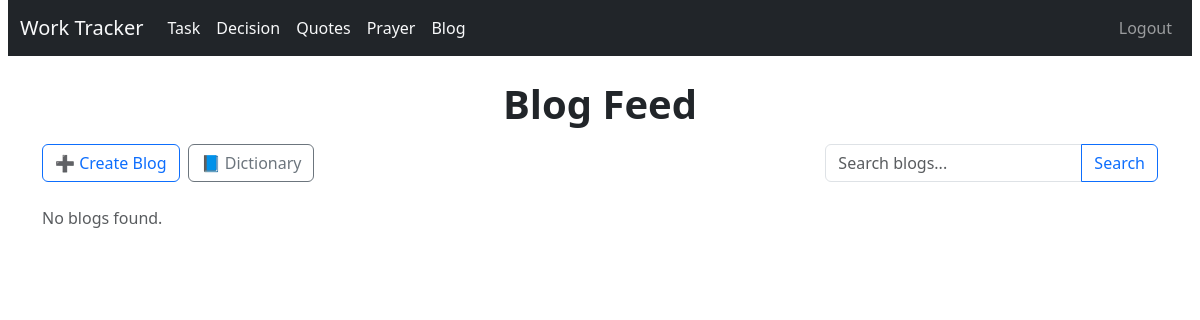
The page /blogs/ (signed in) on the database as committed earlier.
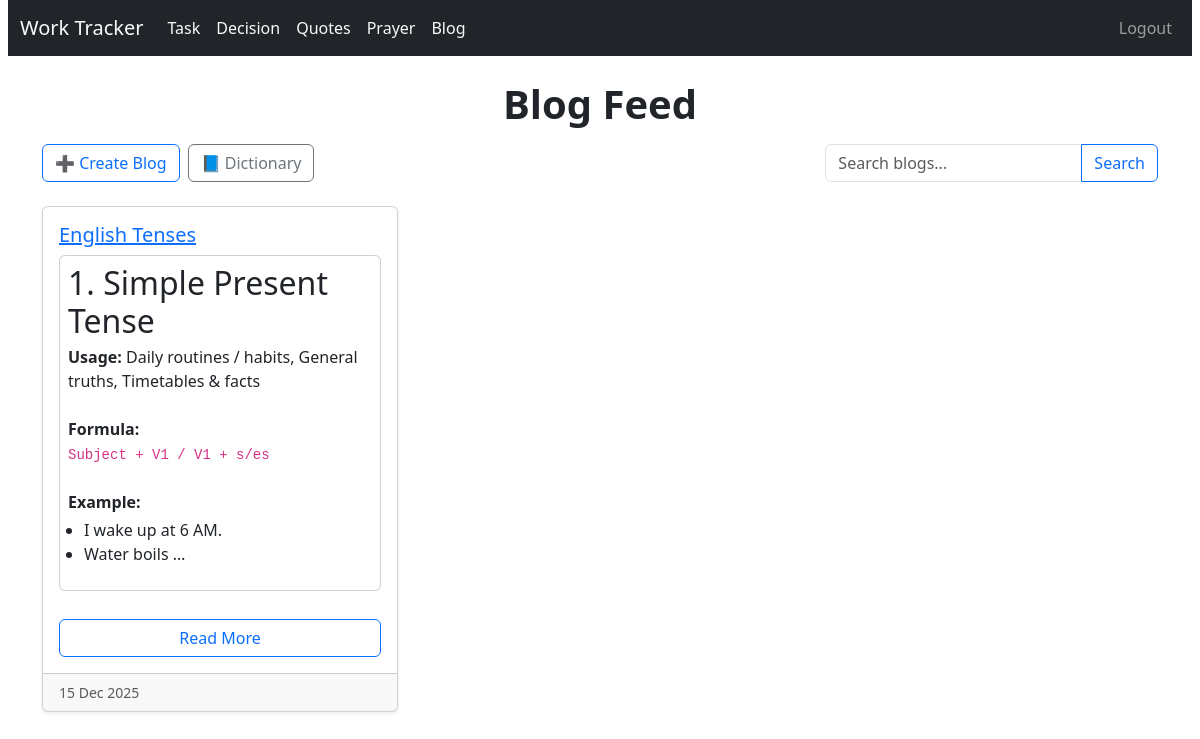
The same page on the database as committed later.
### blog/models.py (models this page shows, shortened)
class Blog(models.Model):
    title = models.CharField(max_length=200)
    content = models.TextField(help_text="HTML content allowed")
    created_at = models.DateTimeField(auto_now_add=True)
    pin = models.BooleanField(default=False)

### blog/views.py (the view)
# urls.py: path('', views.blog_list, name='blog_list'),
@login_required
def blog_list(request):
    query = request.GET.get('q', '')
    blogs = Blog.objects.all()
    if query:
        blogs = blogs.filter(
            Q(title__icontains=query) |
            Q(content__icontains=query)
        )
    blogs = blogs.order_by('-pin', 'title', '-created_at')
    return render(request, 'blog/blog_list.html', {'blogs': blogs, 'query': query})

### blog/templatetags/blog_extras.py (called while the page is built)
@register.filter
def remove_media(html):
    if not html:
        return ""
    html = re.sub(r'<img[^>]*>', '', html, flags=re.IGNORECASE)
    html = re.sub(r'<video[^>]*>.*?</video>', '', html, flags=re.IGNORECASE | re.DOTALL)
    html = re.sub(r'<table[^>]*>.*?</table>', '', html, flags=re.IGNORECASE | re.DOTALL)
    return html

### templates/blog/blog_list.html
{% extends "base.html" %}
{% load blog_extras %}
{% block content %}
<h1>Blog Feed</h1>
<div class="d-flex flex-wrap align-items-center justify-content-between mb-3">
    <div class="d-flex gap-2 mb-2">
        <a href="{% url 'blogs:blog_create' %}" class="btn btn-outline-primary">➕ Create Blog</a>
        <a href="{% url 'blogs:word_list' %}" class="btn btn-outline-secondary">📘 Dictionary</a>
    </div>
    <form method="get" class="d-flex align-items-center mb-2 ms-auto">
        <div class="input-group">
            <input type="text" name="q" class="form-control" placeholder="Search blogs..." value="{{ query }}">
            <button class="btn btn-outline-primary" type="submit">Search</button>
        </div>
    </form>
</div>
<div class="row">
    {% for blog in blogs %}
        <div class="col-md-6 col-lg-4 mb-4">
            <div class="card h-100 shadow-sm">
                <div class="card-body d-flex flex-column">
                    <h5 class="card-title">
                        <a href="{% url 'blogs:blog_detail' blog.id %}">
                            {{ blog.title }}
                        </a>
                    </h5>
                    <div class="card-text mb-3">
                        {{ blog.content|remove_media|truncatewords_html:40|safe }}
                    </div>
                    <a href="{% url 'blogs:blog_detail' blog.id %}" class="btn btn-outline-primary mt-auto">Read More</a>
                </div>
                <div class="card-footer text-muted small">
                    {{ blog.created_at|date:"d M Y" }}
                </div>
            </div>
        </div>
    {% empty %}
        <p class="text-muted">No blogs found.</p>
    {% endfor %}
</div>
{% endblock %}

Rows that differ between the two databases and show on the page:
added Blog: title "English Tenses", content|remove_media "1. Simple Present Tense Usage: Daily routines / habits, General truths, Timetables & facts Formula: Subject + V1 / V1 + s/es Example: I wake up at 6 AM. Water boils …", created_at "15 Dec 2025"
Other text that changed with them:
text no longer shown: "No blogs found."
